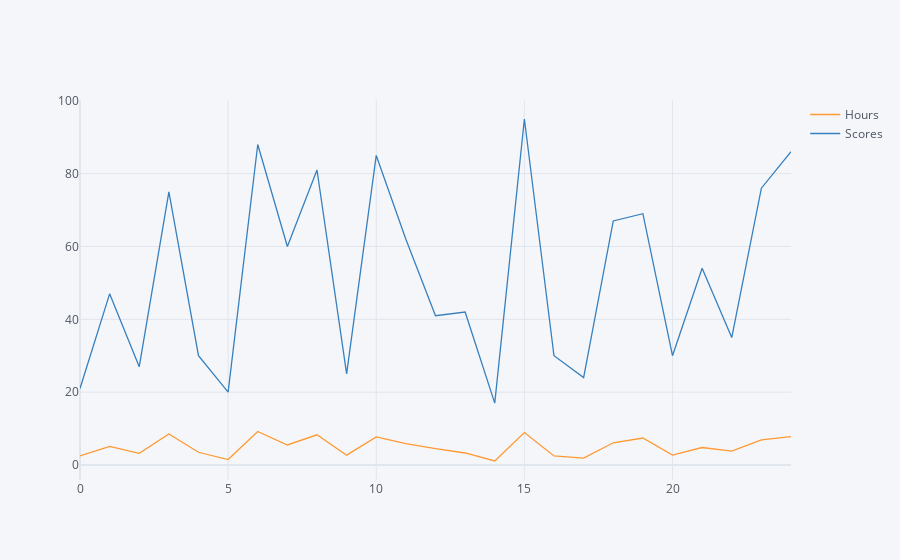

The cell this chart's notebook holds for it:
### Code cell
stud_df.iplot()

### Figure 1 — Plotly figure (JSON) as saved in the notebook; plotly's stock layout.template omitted (floating-point values rounded to 4 significant figures)
{"data": [{"line": {"color": "rgba(255, 153, 51, 1.0)", "dash": "solid", "shape": "linear", "width": 1.3}, "mode": "lines", "name": "Hours", "text": "", "type": "scatter", "x": [0, 1, 2, 3, 4, 5, 6, 7, 8, 9, 10, 11, 12, 13, 14, 15, 16, 17, 18, 19, 20, 21, 22, 23, 24], "y": [2.5, 5.1, 3.2, 8.5, 3.5, 1.5, 9.2, 5.5, 8.3, 2.7, 7.7, 5.9, 4.5, 3.3, 1.1, 8.9, 2.5, 1.9, 6.1, 7.4, 2.7, 4.8, 3.8, 6.9, 7.8]}, {"line": {"color": "rgba(55, 128, 191, 1.0)", "dash": "solid", "shape": "linear", "width": 1.3}, "mode": "lines", "name": "Scores", "text": "", "type": "scatter", "x": [0, 1, 2, 3, 4, 5, 6, 7, 8, 9, 10, 11, 12, 13, 14, 15, 16, 17, 18, 19, 20, 21, 22, 23, 24], "y": [21, 47, 27, 75, 30, 20, 88, 60, 81, 25, 85, 62, 41, 42, 17, 95, 30, 24, 67, 69, 30, 54, 35, 76, 86]}], "layout": {"legend": {"bgcolor": "#F5F6F9", "font": {"color": "#4D5663"}}, "paper_bgcolor": "#F5F6F9", "plot_bgcolor": "#F5F6F9", "title": {"font": {"color": "#4D5663"}}, "xaxis": {"gridcolor": "#E1E5ED", "showgrid": true, "tickfont": {"color": "#4D5663"}, "title": {"font": {"color": "#4D5663"}, "text": ""}, "zerolinecolor": "#E1E5ED"}, "yaxis": {"gridcolor": "#E1E5ED", "showgrid": true, "tickfont": {"color": "#4D5663"}, "title": {"font": {"color": "#4D5663"}, "text": ""}, "zerolinecolor": "#E1E5ED"}}}
